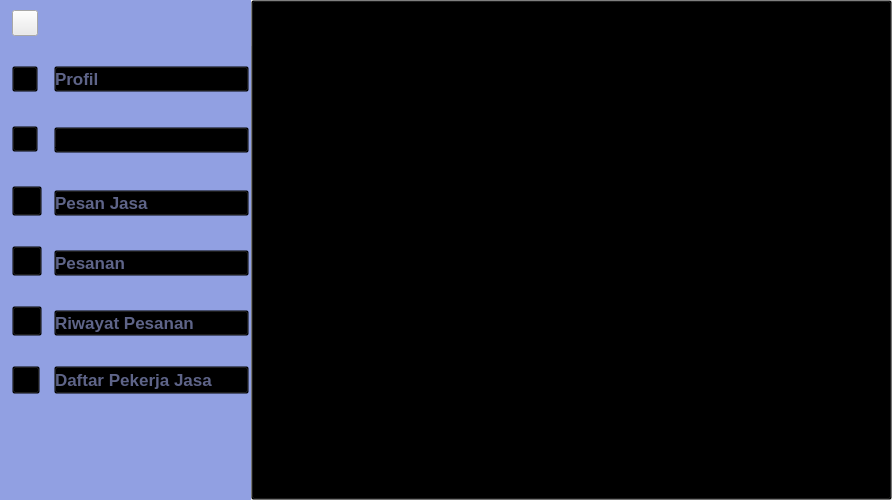
<?xml version="1.0" encoding="UTF-8"?>
<ui version="4.0">
 <class>form_db_utama</class>
 <widget class="QWidget" name="form_db_utama">
  <property name="geometry">
   <rect>
    <x>0</x>
    <y>0</y>
    <width>892</width>
    <height>500</height>
   </rect>
  </property>
  <property name="font">
   <font>
    <pointsize>6</pointsize>
   </font>
  </property>
  <property name="windowTitle">
   <string>HOME</string>
  </property>
  <property name="windowIcon">
   <iconset resource="../Resources_rc/resources.qrc">
    <normaloff>:/LogoAndWindowsIcon/Aset/LogoIconSolusiku-final.png</normaloff>:/LogoAndWindowsIcon/Aset/LogoIconSolusiku-final.png</iconset>
  </property>
  <property name="styleSheet">
   <string notr="true">background-color: #ebebea;</string>
  </property>
  <widget class="QLabel" name="Sidebar_left">
   <property name="geometry">
    <rect>
     <x>0</x>
     <y>0</y>
     <width>50</width>
     <height>500</height>
    </rect>
   </property>
   <property name="styleSheet">
    <string notr="true">background-color:#91a0e2;</string>
   </property>
   <property name="text">
    <string/>
   </property>
  </widget>
  <widget class="QLabel" name="TopBar">
   <property name="geometry">
    <rect>
     <x>50</x>
     <y>0</y>
     <width>841</width>
     <height>46</height>
    </rect>
   </property>
   <property name="styleSheet">
    <string notr="true">background-color:white;</string>
   </property>
   <property name="text">
    <string/>
   </property>
  </widget>
  <widget class="QLabel" name="label_3">
   <property name="geometry">
    <rect>
     <x>710</x>
     <y>-50</y>
     <width>140</width>
     <height>155</height>
    </rect>
   </property>
   <property name="styleSheet">
    <string notr="true">background-color:transparent;</string>
   </property>
   <property name="text">
    <string/>
   </property>
   <property name="pixmap">
    <pixmap resource="../Resources_rc/resources.qrc">:/Images/Aset/app_name.png</pixmap>
   </property>
   <property name="scaledContents">
    <bool>true</bool>
   </property>
  </widget>
  <widget class="QLabel" name="Lbl_judul_form">
   <property name="geometry">
    <rect>
     <x>99</x>
     <y>13</y>
     <width>210</width>
     <height>21</height>
    </rect>
   </property>
   <property name="font">
    <font>
     <family>Nirmala UI</family>
     <pointsize>14</pointsize>
     <weight>75</weight>
     <bold>true</bold>
     <underline>true</underline>
    </font>
   </property>
   <property name="styleSheet">
    <string notr="true">background-color:transparent;
color: rgb(166, 166, 166);</string>
   </property>
   <property name="text">
    <string>HOME</string>
   </property>
   <property name="alignment">
    <set>Qt::AlignLeading|Qt::AlignLeft|Qt::AlignVCenter</set>
   </property>
  </widget>
  <widget class="QPushButton" name="btn_Home">
   <property name="geometry">
    <rect>
     <x>12</x>
     <y>126</y>
     <width>26</width>
     <height>26</height>
    </rect>
   </property>
   <property name="styleSheet">
    <string notr="true">background-color:transparent;</string>
   </property>
   <property name="text">
    <string/>
   </property>
   <property name="icon">
    <iconset resource="../Resources_rc/resources.qrc">
     <normaloff>:/icon_Menu_dashboard/Aset/iconMenu_dashboard/Home_select.jpg</normaloff>:/icon_Menu_dashboard/Aset/iconMenu_dashboard/Home_select.jpg</iconset>
   </property>
   <property name="iconSize">
    <size>
     <width>26</width>
     <height>26</height>
    </size>
   </property>
  </widget>
  <widget class="QPushButton" name="btn_Menu">
   <property name="geometry">
    <rect>
     <x>12</x>
     <y>10</y>
     <width>26</width>
     <height>26</height>
    </rect>
   </property>
   <property name="text">
    <string/>
   </property>
   <property name="icon">
    <iconset resource="../Resources_rc/resources.qrc">
     <normaloff>:/icon_Menu_dashboard/Aset/iconMenu_dashboard/Menu_.jpg</normaloff>:/icon_Menu_dashboard/Aset/iconMenu_dashboard/Menu_.jpg</iconset>
   </property>
   <property name="iconSize">
    <size>
     <width>26</width>
     <height>26</height>
    </size>
   </property>
  </widget>
  <widget class="QPushButton" name="btn_psnn">
   <property name="geometry">
    <rect>
     <x>12</x>
     <y>246</y>
     <width>30</width>
     <height>30</height>
    </rect>
   </property>
   <property name="styleSheet">
    <string notr="true">background-color:transparent;</string>
   </property>
   <property name="text">
    <string/>
   </property>
   <property name="icon">
    <iconset resource="../Resources_rc/resources.qrc">
     <normaloff>:/icon_Menu_dashboard/Aset/iconMenu_dashboard/icon-psn.jpg</normaloff>:/icon_Menu_dashboard/Aset/iconMenu_dashboard/icon-psn.jpg</iconset>
   </property>
   <property name="iconSize">
    <size>
     <width>30</width>
     <height>30</height>
    </size>
   </property>
  </widget>
  <widget class="QPushButton" name="btn_profil">
   <property name="geometry">
    <rect>
     <x>12</x>
     <y>66</y>
     <width>26</width>
     <height>26</height>
    </rect>
   </property>
   <property name="styleSheet">
    <string notr="true">background-color:transparent;</string>
   </property>
   <property name="text">
    <string/>
   </property>
   <property name="icon">
    <iconset resource="../Resources_rc/resources.qrc">
     <normaloff>:/icon_Menu_dashboard/Aset/iconMenu_dashboard/Profile.jpg</normaloff>:/icon_Menu_dashboard/Aset/iconMenu_dashboard/Profile.jpg</iconset>
   </property>
   <property name="iconSize">
    <size>
     <width>26</width>
     <height>26</height>
    </size>
   </property>
  </widget>
  <widget class="QPushButton" name="btnRwyPesanan">
   <property name="geometry">
    <rect>
     <x>12</x>
     <y>306</y>
     <width>30</width>
     <height>30</height>
    </rect>
   </property>
   <property name="styleSheet">
    <string notr="true">background-color:transparent;</string>
   </property>
   <property name="text">
    <string/>
   </property>
   <property name="icon">
    <iconset resource="../Resources_rc/resources.qrc">
     <normaloff>:/icon_Menu_dashboard/Aset/iconMenu_dashboard/riwayat_psn.jpg</normaloff>:/icon_Menu_dashboard/Aset/iconMenu_dashboard/riwayat_psn.jpg</iconset>
   </property>
   <property name="iconSize">
    <size>
     <width>30</width>
     <height>30</height>
    </size>
   </property>
  </widget>
  <widget class="QPushButton" name="btnPesan_jasa">
   <property name="geometry">
    <rect>
     <x>12</x>
     <y>186</y>
     <width>30</width>
     <height>30</height>
    </rect>
   </property>
   <property name="styleSheet">
    <string notr="true">background-color:transparent;</string>
   </property>
   <property name="text">
    <string/>
   </property>
   <property name="icon">
    <iconset resource="../Resources_rc/resources.qrc">
     <normaloff>:/icon_Menu_dashboard/Aset/iconMenu_dashboard/daftar_servis.jpg</normaloff>:/icon_Menu_dashboard/Aset/iconMenu_dashboard/daftar_servis.jpg</iconset>
   </property>
   <property name="iconSize">
    <size>
     <width>30</width>
     <height>30</height>
    </size>
   </property>
  </widget>
  <widget class="QPushButton" name="btnDftr_pkrj_Jasa">
   <property name="geometry">
    <rect>
     <x>12</x>
     <y>366</y>
     <width>28</width>
     <height>28</height>
    </rect>
   </property>
   <property name="styleSheet">
    <string notr="true">background-color:transparent;</string>
   </property>
   <property name="text">
    <string/>
   </property>
   <property name="icon">
    <iconset resource="../Resources_rc/resources.qrc">
     <normaloff>:/icon_Menu_dashboard/Aset/iconMenu_dashboard/dftr_pekerja_jasa.jpg</normaloff>:/icon_Menu_dashboard/Aset/iconMenu_dashboard/dftr_pekerja_jasa.jpg</iconset>
   </property>
   <property name="iconSize">
    <size>
     <width>28</width>
     <height>28</height>
    </size>
   </property>
  </widget>
  <widget class="QLabel" name="MenuBar">
   <property name="geometry">
    <rect>
     <x>50</x>
     <y>0</y>
     <width>201</width>
     <height>500</height>
    </rect>
   </property>
   <property name="styleSheet">
    <string notr="true">background-color:#91a0e2;</string>
   </property>
   <property name="text">
    <string/>
   </property>
  </widget>
  <widget class="QPushButton" name="btn_hideMenubar">
   <property name="geometry">
    <rect>
     <x>251</x>
     <y>0</y>
     <width>641</width>
     <height>500</height>
    </rect>
   </property>
   <property name="styleSheet">
    <string notr="true">background-color: transparent;</string>
   </property>
   <property name="text">
    <string/>
   </property>
  </widget>
  <widget class="QPushButton" name="btn_profil2">
   <property name="geometry">
    <rect>
     <x>54</x>
     <y>66</y>
     <width>195</width>
     <height>26</height>
    </rect>
   </property>
   <property name="font">
    <font>
     <family>Nirmala UI</family>
     <pointsize>13</pointsize>
     <weight>75</weight>
     <bold>true</bold>
    </font>
   </property>
   <property name="styleSheet">
    <string notr="true">QPushButton {
	background-color: transparent;
	color: #5e6488;
	text-align: left;
}</string>
   </property>
   <property name="text">
    <string>Profil</string>
   </property>
  </widget>
  <widget class="QPushButton" name="btn_home2">
   <property name="geometry">
    <rect>
     <x>54</x>
     <y>127</y>
     <width>195</width>
     <height>26</height>
    </rect>
   </property>
   <property name="sizePolicy">
    <sizepolicy hsizetype="Minimum" vsizetype="Fixed">
     <horstretch>0</horstretch>
     <verstretch>0</verstretch>
    </sizepolicy>
   </property>
   <property name="font">
    <font>
     <family>Nirmala UI</family>
     <pointsize>13</pointsize>
     <weight>75</weight>
     <bold>true</bold>
     <underline>true</underline>
    </font>
   </property>
   <property name="styleSheet">
    <string notr="true">background-color: transparent;
color: black;
text-align: left;</string>
   </property>
   <property name="text">
    <string>Home</string>
   </property>
   <property name="default">
    <bool>false</bool>
   </property>
   <property name="flat">
    <bool>false</bool>
   </property>
  </widget>
  <widget class="QPushButton" name="btn_pesanJasa2">
   <property name="geometry">
    <rect>
     <x>54</x>
     <y>190</y>
     <width>195</width>
     <height>26</height>
    </rect>
   </property>
   <property name="font">
    <font>
     <family>Nirmala UI</family>
     <pointsize>13</pointsize>
     <weight>75</weight>
     <bold>true</bold>
    </font>
   </property>
   <property name="styleSheet">
    <string notr="true">background-color: transparent;
color: #5e6488;
text-align:left;</string>
   </property>
   <property name="text">
    <string>Pesan Jasa</string>
   </property>
  </widget>
  <widget class="QPushButton" name="btn_psnn2">
   <property name="geometry">
    <rect>
     <x>54</x>
     <y>250</y>
     <width>195</width>
     <height>26</height>
    </rect>
   </property>
   <property name="font">
    <font>
     <family>Nirmala UI</family>
     <pointsize>13</pointsize>
     <weight>75</weight>
     <bold>true</bold>
    </font>
   </property>
   <property name="styleSheet">
    <string notr="true">background-color: transparent;
color: #5e6488;
text-align:left;</string>
   </property>
   <property name="text">
    <string>Pesanan</string>
   </property>
  </widget>
  <widget class="QPushButton" name="btnRwyPesanan2">
   <property name="geometry">
    <rect>
     <x>54</x>
     <y>310</y>
     <width>195</width>
     <height>26</height>
    </rect>
   </property>
   <property name="font">
    <font>
     <family>Nirmala UI</family>
     <pointsize>13</pointsize>
     <weight>75</weight>
     <bold>true</bold>
    </font>
   </property>
   <property name="styleSheet">
    <string notr="true">background-color: transparent;
color: #5e6488;
text-align:left;</string>
   </property>
   <property name="text">
    <string>Riwayat Pesanan</string>
   </property>
  </widget>
  <widget class="QPushButton" name="btnDftrPekerja_Jasa2">
   <property name="geometry">
    <rect>
     <x>54</x>
     <y>366</y>
     <width>195</width>
     <height>28</height>
    </rect>
   </property>
   <property name="font">
    <font>
     <family>Nirmala UI</family>
     <pointsize>13</pointsize>
     <weight>75</weight>
     <bold>true</bold>
    </font>
   </property>
   <property name="styleSheet">
    <string notr="true">background-color: transparent;
color: #5e6488;
text-align:left;</string>
   </property>
   <property name="text">
    <string>Daftar Pekerja Jasa</string>
   </property>
  </widget>
 </widget>
 <resources>
  <include location="../Resources_rc/resources.qrc"/>
  <include location="../Resources_rc/resources.qrc"/>
 </resources>
 <connections/>
</ui>
